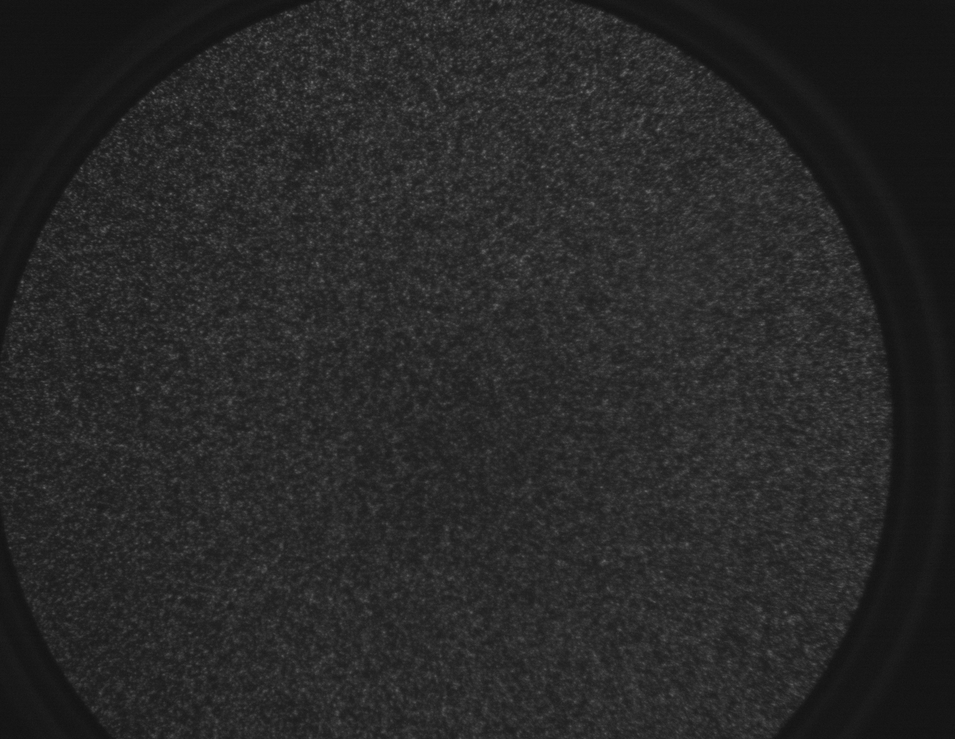
%> input picture scripts/frames/100ms.bmp, 955 x 739 px, shrunk from 1344 x 1040 before the run
$ octave teste_denoise_real_leem_image.m   (GNU Octave 9; MATLAB toolbox functions it lacks are replaced by stand-ins)
%> lines starting %> are read from the running program, lines starting %| are printed output that depends on the picture
%------------------------------------------------------------------
%Add Paths
%------------------------------------------------------------------
addpath('./external algorithms/BM3D/');
addpath('./external algorithms/fast_nlmeans/');
addpath('./external algorithms/PSNR/');
addpath('./external algorithms/SSIM/');
addpath(genpath('external algorithms/mexopencv-master'));

%------------------------------------------------------------------
%Read Frames
%------------------------------------------------------------------

i100ms = imread('frames/100ms.bmp');
%> i100ms is the input picture: size 739x955 uint8; min 17, max 114, mean 39.8
boron = imread('frames/BoronSi.png');
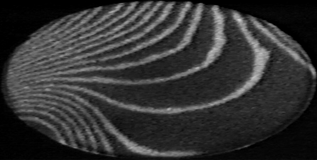
%> input picture scripts/frames/BoronSi.png, 317 x 160 px, shrunk from 446 x 225 before the run
%> boron is the input picture: size 160x317 uint8; min 0, max 208, mean 51.2
gaas = imread('frames/GaAsFringe.png');
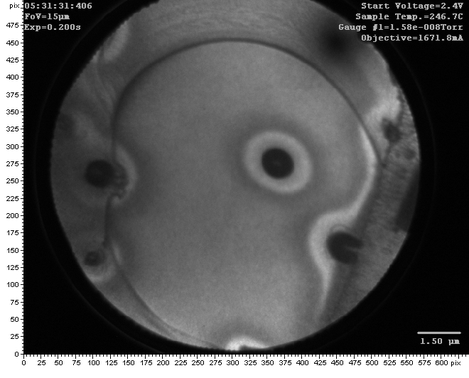
%> input picture scripts/frames/GaAsFringe.png, 469 x 378 px, shrunk from 660 x 532 before the run
%> gaas is the input picture: size 378x469 uint8; min 0, max 255, mean 82.9
graph = imread('frames/GrapheneIr.png');
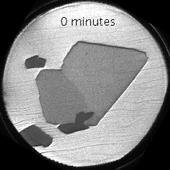
%> input picture scripts/frames/GrapheneIr.png, 170 x 170 px, shrunk from 239 x 239 before the run
%> graph is the input picture: size 170x170 uint8; min 0, max 255, mean 129.6
moview = imread('frames/MoviewGa.png');
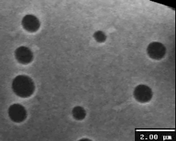
%> input picture scripts/frames/MoviewGa.png, 176 x 141 px, shrunk from 248 x 199 before the run
%> moview is the input picture: size 141x176 uint8; min 0, max 255, mean 103.5
nial1 = imread('frames/NiAl1.png');
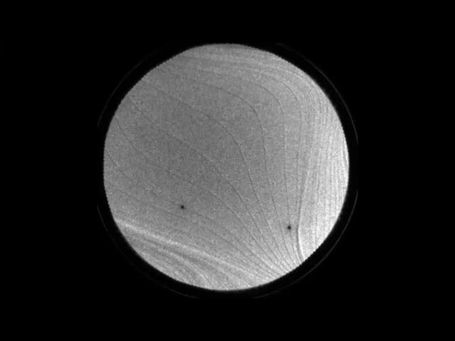
%> input picture scripts/frames/NiAl1.png, 455 x 341 px, shrunk from 640 x 480 before the run
%> nial1 is the input picture: size 341x455 uint8; min 0, max 254, mean 44.7
%> (the run ends here)
